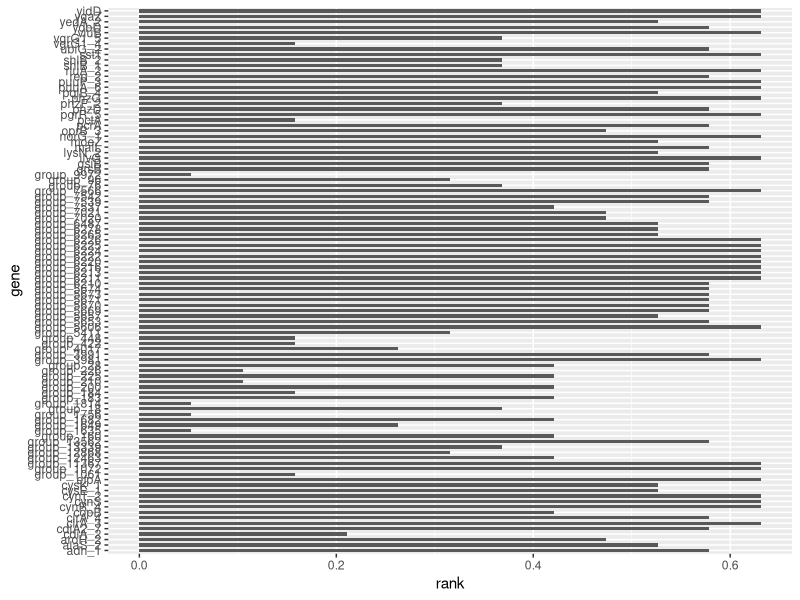
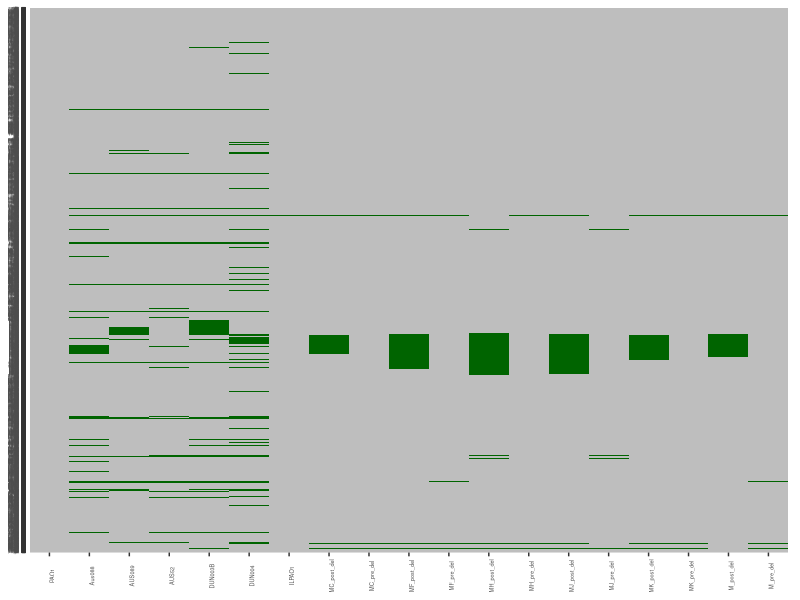
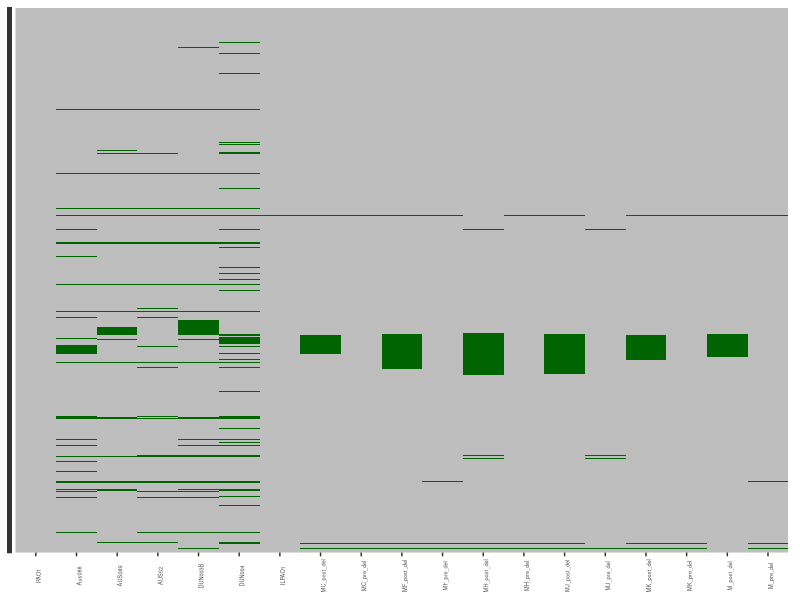
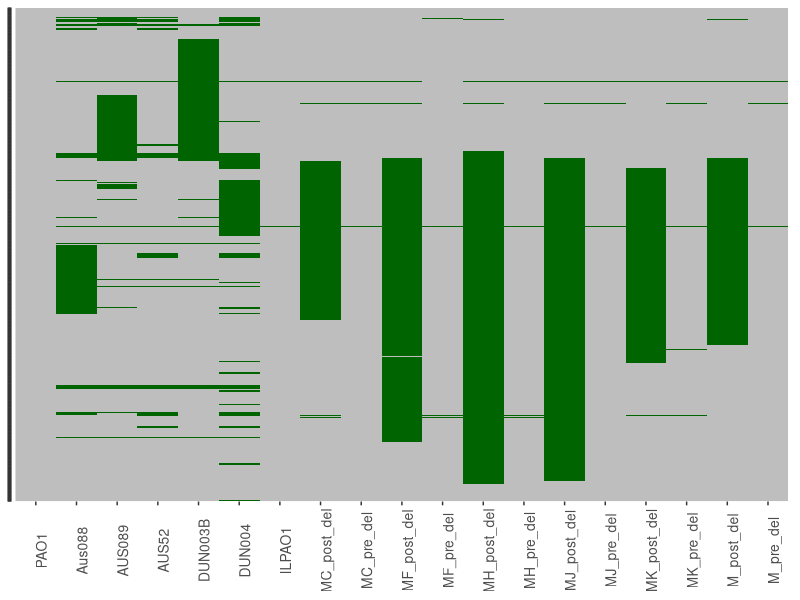

Write the R code that produced these figures, in order.
##This script assumes you have an input file from roary. (absence presence csv) after reordering contigs with mauve, annotating using DFAST/prokka and then running roary. The output of this script is an ordered relative to reference geneome heatmap-esq plot, which can be zoomed in on/manipulated to serve your purposes. Props to this workflow:  https://www.lesleysitter.com/2019/08/23/roary-analysis/ which this script is based on.
library(tidyverse)
table_input_labevoP <- read.csv("prokkalabevoPAO1.csv", sep=",", na.strings = c("","NA"))
table_input_df_labevoP <- as.data.frame(table_input_labevoP)
## removes all the extra stuff that we aren't interested in for this visualisation
tableValues_labevoP <- within(table_input_labevoP, rm("Annotation", "Non.unique.Gene.name","No..isolates","No..sequences","Avg.sequences.per.isolate","Genome.Fragment","Order.within.Fragment","Accessory.Fragment","Accessory.Order.with.Fragment","QC","Min.group.size.nuc","Max.group.size.nuc","Avg.group.size.nuc"))
##Orders your genes relative to reference genome
orderedvalues_labevoP <- tableValues_labevoP[order(tableValues_labevoP$Pseudomonas_aeruginosa_PAO1_107.fna),] ##need to change your col name to whatever your ref col is
## This turns the unhelpful gene ID's that roary prints into 1 for presence and 0 for absence 
abscence_presence_labevoP <- as.matrix(orderedvalues_labevoP[,-1])
rownames(abscence_presence_labevoP) <- orderedvalues_labevoP[,1]
abscence_presence_labevoP[is.na(abscence_presence_labevoP)] <- 0
abscence_presence_labevoP[which(abscence_presence_labevoP!=0)] <- 1
##makes the matrix into a useable object with useful rownames and colnames
a_p_matrix_labevoP <- mapply(abscence_presence_labevoP, FUN=as.numeric)
a_p_matrix_labevoP <- matrix(data=a_p_matrix_labevoP, ncol=length(colnames(abscence_presence_labevoP)), nrow=length(row.names(abscence_presence_labevoP)))
row.names(a_p_matrix_labevoP) <- row.names(abscence_presence_labevoP)
colnames(a_p_matrix_labevoP) <- colnames(abscence_presence_labevoP)
##This is to tidy up long gross file names when we are at the heatmap stage. Make sure you have the same length :)
colnames(a_p_matrix_labevoP) <- c("Aus088", "AUS089", "AUS52", "DUN003B", "DUN004", "ILPAO1", "MC_post_del", "MC_pre_del", "MF_post_del", "MF_pre_del", "MH_post_del", "MH_pre_del", "MJ_post_del", "MJ_pre_del", "MK_post_del", "MK_pre_del", "M_post_del", "M_pre_del", "PAO1")
#to remove genes that aren't present in PAO1, I will turn my nice useable matrix back into a dataframe, subset it and then turn it back into a matrix and it should retain its useability
cheating_labevoP <-as.data.frame(a_p_matrix_labevoP)
##Removes any genes that only are present outside of PAO1/ref
subsetcheating1_labevoP <- cheating_labevoP[!(cheating_labevoP$PAO1==0),]##need to change this to whatever ref is too
subsetcheating1_labevoP <- subsetcheating1_labevoP %>% relocate(PAO1, .before =Aus088) ## this is to re-order so your ref is first ##Turn it back into a matrix
altered_ap_matrix_labevoP <- as.matrix(subsetcheating1_labevoP)
##make a really basic gene rank % lost basically
generanks_labevoP <-as.data.frame(rowSums(subsetcheating1_labevoP))/(ncol(subsetcheating1_labevoP))
generanks_labevoP$gene <- rownames(subsetcheating1_labevoP)
colnames(generanks_labevoP)<- c("rank", "gene")
##remove all 1s/present in most (cut off is 90% atm)
interestinggeneranks_labevoP <- generanks_labevoP[!(generanks_labevoP$rank)>=0.90,]
interestinggeneranks_labevoP <- as.data.frame(interestinggeneranks_labevoP)
orderedgeneranks_labevoP <- interestinggeneranks_labevoP[order(interestinggeneranks_labevoP$rank, decreasing = FALSE),]
first100ranks_labevoP <- orderedgeneranks_labevoP[1:100,]
##plot your generanks
pdf(file = "first100rankslabevoProkka.pdf", height = 10)
ggplot(first100ranks_labevoP, aes(x=gene, y= rank)) + geom_bar(stat = "identity", width = 0.6) +coord_flip()
dev.off()
##Plot your absence/presence big online resource version
##data needs to be long for ggplot to handle
melted_matrix_labevoP <- reshape2::melt(altered_ap_matrix_labevoP)
pdf(file = "prokkalabevo_big.pdf", height=100, width = 10)
ggplot(melted_matrix_labevoP, aes(x= Var2, y=Var1, fill=c("dark green", "grey")[value+1]))+
  geom_raster()+
  scale_fill_identity()+
  theme(axis.text.x=element_text(size = 4, angle=90),
        axis.text.y = element_text(size = 1.5), ##this needs to be made into element_blank if not printing a massive figure
        axis.title.x = element_blank(), 
        axis.title.y = element_blank()) 
dev.off()
##plot your absence presence compressed overview version
pdf(file = "prokkalabevo_small.pdf", height=10, width = 10)
ggplot(melted_matrix_labevoP, aes(x= Var2, y=Var1, fill=c("dark green", "grey")[value+1]))+
  geom_raster()+
  scale_fill_identity()+
  theme(axis.text.x=element_text(size = 4, angle=90),
        axis.text.y = element_blank(), ##this needs to be made into element_blank if not printing a massive figure
        axis.title.x = element_blank(), 
        axis.title.y = element_blank()) 
dev.off()
###plot your relavent zoomed location 
##these are how you find the numbers to subset based on, look at the *_big output to find the genes you want. 
which(orderedvalues_labevoP$Gene == 'group_3230')  
which (orderedvalues_labevoP$Gene == 'group_5882')
zoomed_ap_cheating_labevoP <- subsetcheating1_labevoP[1829:2464,] ##put the outputs of the which in here :) 
##back into a matrix
zoomed_Ap_matrix_labevoP <- as.matrix(zoomed_ap_cheating_labevoP)
zoomed_melted_matrix_labevoP <- reshape2::melt(zoomed_Ap_matrix_labevoP)
##plot time
pdf(file = "zoomedprokkalabevo_small.pdf")
ggplot(zoomed_melted_matrix_labevoP, aes(x= Var2, y=Var1, fill=c("dark green", "grey")[value+1]))+
  geom_raster()+
  scale_fill_identity()+
  theme(axis.text.x=element_text(size = 10, angle=90),
        axis.text.y = element_blank(), ##this needs to be made into element_blank if not printing a massive figure
        axis.title.x = element_blank(), 
        axis.title.y = element_blank())
dev.off()